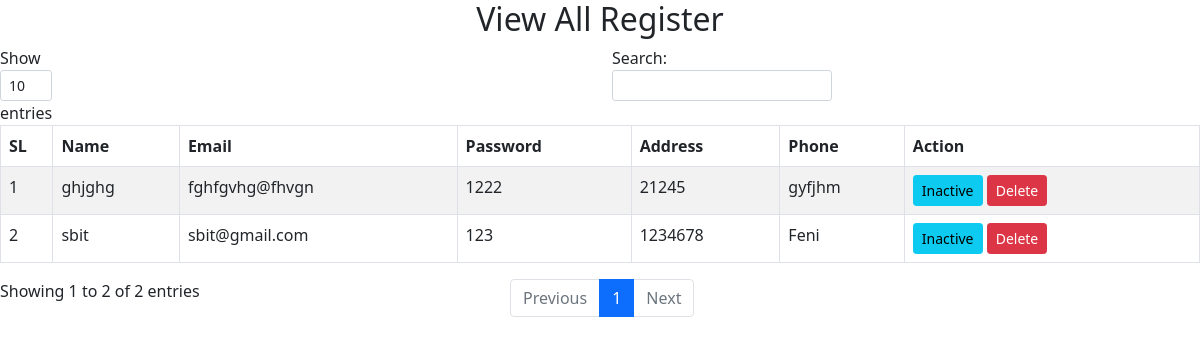
Page /admin/view_user.php (signed in) on the committed database.
### tables this page shows
CREATE TABLE `user_reg` (
  `user_id` int(10) NOT NULL AUTO_INCREMENT,
  `user_name` varchar(255) DEFAULT NULL,
  `user_email` varchar(35) NOT NULL,
  `user_password` varchar(35) DEFAULT NULL,
  `user_address` text DEFAULT NULL,
  `user_phone` varchar(15) DEFAULT NULL,
  `status` int(2) DEFAULT 0,
  PRIMARY KEY (`user_id`),
  UNIQUE KEY `index` (`user_email`)
);

### database/connect.php (called while the page is built, shortened)
<?php
class database {
    public $servername="localhost";
	public $username="root";
	public $pass="";
	public $db_name="onlineshopping";
	public $link;
	private function db_connect()
	{
		$this->link= new mysqli($this->servername,$this->username,$this->pass,$this->db_name) or die ("Database Connection failed!".$this->link->error."(".$this->link->errno.")");
	}
}
?>

### admin/view_user.php (the view, shortened to what this page needs)
<?php
if($_SESSION['logstatus']==1)
{
    include('../database/connect.php');
  $db=new database();
?>
<!doctype html>
<html lang="en">
  <head>
    <link href="https://cdn.jsdelivr.net/npm/bootstrap@5.0.2/dist/css/bootstrap.min.css" rel="stylesheet">
  </head>
  <body>
        <h2 class="text-center">View All Register </h2>
        <div class="table-responsive">
          <table class="table table-striped table-bordered" id="admindata">
           <thead>
            <tr>
              <th>SL</th>
              <th>Name</th>
              <th>Email</th>
              <th>Password</th>
              <th>Address</th>
              <th>Phone</th>
              <th>Action</th>
            </tr>
          </thead>
    	<?php
        $sql=$db->link->query("SELECT * FROM user_reg ORDER BY user_id DESC");
        $i = 1;
        while($fetch=$sql->fetch_array())
        {
         ?>
          <tr>
            <td><?php print $i?></td>
            <td><?php print $fetch['user_name']?></td>
            <td><?php print $fetch['user_email']?></td>
            <td><?php print $fetch['user_password']?></td>
            <td><?php print $fetch['user_address']?></td>
            <td><?php print $fetch['user_phone']?></td>
            <td>
              <label>
               <?php
                if($fetch['status']==1)
                {?>
                        <a href="view_user.php?active=<?php print $fetch[0]?>" class="btn btn-success btn-sm"> Active </a>
               <?php }
               else
               {?>
                     <a href="view_user.php?inactive=<?php print $fetch[0]?>" class="btn btn-info btn-sm"> Inactive </a>
                <?php
               }
               ?>
        <a href="view_user.php?del=<?php print $fetch[1]?>" class="btn btn-danger btn-sm"
                  onclick="return confirmdel()"> Delete </a>
              </label>
            </td>
          </tr>
      <?php
        $i++;
        }
      ?>
      </table>
    </div>
  </body>
</html>
<?php
}
?>

### rows in the picture
user_reg: user_name "ghjghg", user_email "fghfgvhg@fhvgn", user_password "1222", user_address "21245", user_phone "gyfjhm"
user_reg: user_name "sbit", user_email "sbit@gmail.com", user_password "123", user_address "1234678", user_phone "Feni"
